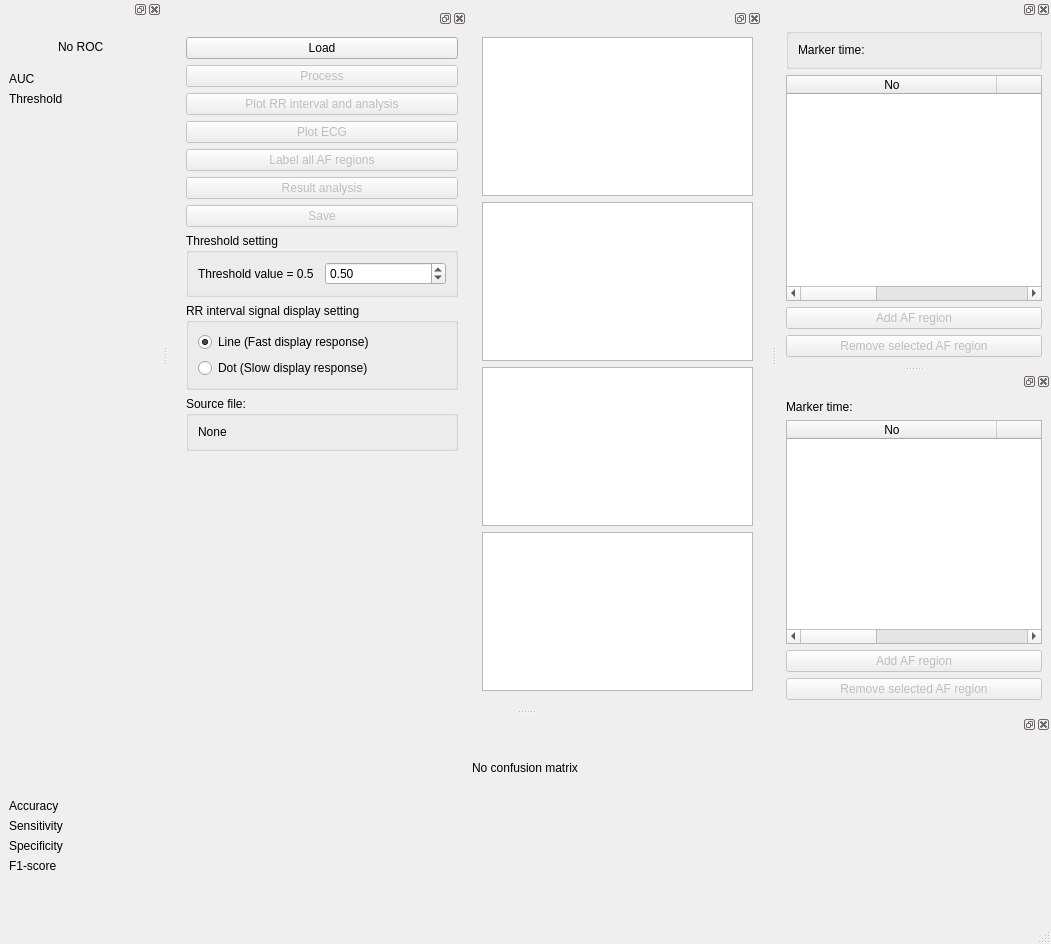
<?xml version="1.0" encoding="UTF-8"?>
<ui version="4.0">
 <class>MainWindow</class>
 <widget class="QMainWindow" name="MainWindow">
  <property name="geometry">
   <rect>
    <x>0</x>
    <y>0</y>
    <width>1051</width>
    <height>944</height>
   </rect>
  </property>
  <property name="windowTitle">
   <string>Atrial fibrillation detection service validation tool</string>
  </property>
  <widget class="QWidget" name="centralwidget">
   <layout class="QHBoxLayout" name="horizontalLayout">
    <item>
     <widget class="QDockWidget" name="controlDock">
      <widget class="QWidget" name="dockWidgetContents_3">
       <layout class="QVBoxLayout" name="verticalLayout_2">
        <item>
         <widget class="QPushButton" name="loadButton">
          <property name="text">
           <string>Load</string>
          </property>
         </widget>
        </item>
        <item>
         <widget class="QPushButton" name="processButton">
          <property name="enabled">
           <bool>false</bool>
          </property>
          <property name="text">
           <string>Process</string>
          </property>
         </widget>
        </item>
        <item>
         <widget class="QPushButton" name="plotButton">
          <property name="enabled">
           <bool>false</bool>
          </property>
          <property name="text">
           <string>Plot RR interval and analysis</string>
          </property>
         </widget>
        </item>
        <item>
         <widget class="QPushButton" name="ecgPlotButton">
          <property name="enabled">
           <bool>false</bool>
          </property>
          <property name="text">
           <string>Plot ECG</string>
          </property>
         </widget>
        </item>
        <item>
         <widget class="QPushButton" name="labelAllAfRegionsButton">
          <property name="enabled">
           <bool>false</bool>
          </property>
          <property name="toolTip">
           <string>&lt;html&gt;&lt;head/&gt;&lt;body&gt;&lt;p&gt;Label all AF regions.&lt;/p&gt;&lt;p&gt;A region will be created whenever the estibated AF probability is over the threshold. &lt;/p&gt;&lt;/body&gt;&lt;/html&gt;</string>
          </property>
          <property name="text">
           <string>Label all AF regions</string>
          </property>
         </widget>
        </item>
        <item>
         <widget class="QPushButton" name="resultAnalysisButton">
          <property name="enabled">
           <bool>false</bool>
          </property>
          <property name="text">
           <string>Result analysis</string>
          </property>
         </widget>
        </item>
        <item>
         <widget class="QPushButton" name="saveButton">
          <property name="enabled">
           <bool>false</bool>
          </property>
          <property name="text">
           <string>Save</string>
          </property>
         </widget>
        </item>
        <item>
         <widget class="QGroupBox" name="groupBox_3">
          <property name="title">
           <string>Threshold setting</string>
          </property>
          <layout class="QHBoxLayout" name="horizontalLayout_2">
           <item>
            <widget class="QLabel" name="threesholdLabel">
             <property name="text">
              <string>Threshold value = 0.5</string>
             </property>
            </widget>
           </item>
           <item>
            <widget class="QDoubleSpinBox" name="threshold">
             <property name="toolTip">
              <string>To update the Threshold value in the graphs, press the 'Plot Data' button. </string>
             </property>
             <property name="maximum">
              <double>1.000000000000000</double>
             </property>
             <property name="singleStep">
              <double>0.010000000000000</double>
             </property>
             <property name="value">
              <double>0.500000000000000</double>
             </property>
            </widget>
           </item>
          </layout>
         </widget>
        </item>
        <item>
         <widget class="QGroupBox" name="groupBox">
          <property name="title">
           <string>RR interval signal display setting</string>
          </property>
          <layout class="QVBoxLayout" name="verticalLayout_8">
           <item>
            <widget class="QRadioButton" name="radioButtonLine">
             <property name="text">
              <string>Line (Fast display response)</string>
             </property>
             <property name="checked">
              <bool>true</bool>
             </property>
            </widget>
           </item>
           <item>
            <widget class="QRadioButton" name="radioButtonDot">
             <property name="text">
              <string>Dot (Slow display response)</string>
             </property>
            </widget>
           </item>
          </layout>
         </widget>
        </item>
        <item>
         <widget class="QGroupBox" name="groupBox_4">
          <property name="title">
           <string>Source file:</string>
          </property>
          <layout class="QHBoxLayout" name="horizontalLayout_6">
           <item>
            <widget class="QLabel" name="loadFilePath">
             <property name="text">
              <string>None</string>
             </property>
            </widget>
           </item>
          </layout>
         </widget>
        </item>
        <item>
         <spacer name="verticalSpacer">
          <property name="orientation">
           <enum>Qt::Vertical</enum>
          </property>
          <property name="sizeHint" stdset="0">
           <size>
            <width>20</width>
            <height>40</height>
           </size>
          </property>
         </spacer>
        </item>
       </layout>
      </widget>
     </widget>
    </item>
    <item>
     <widget class="QDockWidget" name="graphsDock">
      <property name="windowTitle">
       <string/>
      </property>
      <widget class="QWidget" name="dockWidgetContents_4">
       <layout class="QVBoxLayout" name="verticalLayout">
        <item>
         <widget class="PlotWidget" name="graphWidget4">
          <property name="enabled">
           <bool>true</bool>
          </property>
         </widget>
        </item>
        <item>
         <widget class="PlotWidget" name="graphWidget1">
          <property name="enabled">
           <bool>true</bool>
          </property>
         </widget>
        </item>
        <item>
         <widget class="PlotWidget" name="graphWidget2">
          <property name="enabled">
           <bool>true</bool>
          </property>
         </widget>
        </item>
        <item>
         <widget class="PlotWidget" name="graphWidget3">
          <property name="enabled">
           <bool>true</bool>
          </property>
         </widget>
        </item>
       </layout>
      </widget>
     </widget>
    </item>
   </layout>
  </widget>
  <widget class="QStatusBar" name="statusbar"/>
  <widget class="QMenuBar" name="menubar">
   <property name="geometry">
    <rect>
     <x>0</x>
     <y>0</y>
     <width>1051</width>
     <height>25</height>
    </rect>
   </property>
  </widget>
  <widget class="QDockWidget" name="configDock">
   <attribute name="dockWidgetArea">
    <number>2</number>
   </attribute>
   <widget class="QWidget" name="dockWidgetContents">
    <layout class="QVBoxLayout" name="verticalLayout_4">
     <item>
      <widget class="QGroupBox" name="groupBox_2">
       <property name="title">
        <string/>
       </property>
       <layout class="QVBoxLayout" name="verticalLayout_5">
        <item>
         <widget class="QLabel" name="markerTime">
          <property name="text">
           <string>Marker time:</string>
          </property>
         </widget>
        </item>
       </layout>
      </widget>
     </item>
     <item>
      <widget class="QTableWidget" name="rrAfRegionTable">
       <property name="enabled">
        <bool>true</bool>
       </property>
       <attribute name="horizontalHeaderCascadingSectionResizes">
        <bool>true</bool>
       </attribute>
       <attribute name="horizontalHeaderDefaultSectionSize">
        <number>210</number>
       </attribute>
       <attribute name="horizontalHeaderHighlightSections">
        <bool>true</bool>
       </attribute>
       <attribute name="horizontalHeaderStretchLastSection">
        <bool>true</bool>
       </attribute>
       <attribute name="verticalHeaderCascadingSectionResizes">
        <bool>true</bool>
       </attribute>
       <column>
        <property name="text">
         <string>No</string>
        </property>
       </column>
       <column>
        <property name="text">
         <string>Start</string>
        </property>
       </column>
       <column>
        <property name="text">
         <string>Stop</string>
        </property>
       </column>
      </widget>
     </item>
     <item>
      <widget class="QPushButton" name="addAfButton">
       <property name="enabled">
        <bool>false</bool>
       </property>
       <property name="text">
        <string>Add AF region</string>
       </property>
      </widget>
     </item>
     <item>
      <widget class="QPushButton" name="removeAfButton">
       <property name="enabled">
        <bool>false</bool>
       </property>
       <property name="text">
        <string>Remove selected AF region</string>
       </property>
      </widget>
     </item>
    </layout>
   </widget>
  </widget>
  <widget class="QDockWidget" name="ecgRegions">
   <attribute name="dockWidgetArea">
    <number>2</number>
   </attribute>
   <widget class="QWidget" name="dockWidgetContents_2">
    <layout class="QVBoxLayout" name="verticalLayout_3">
     <item>
      <widget class="QLabel" name="ecgMarkerTime">
       <property name="text">
        <string>Marker time:</string>
       </property>
      </widget>
     </item>
     <item>
      <widget class="QTableWidget" name="ecgAfRegionTable">
       <attribute name="horizontalHeaderCascadingSectionResizes">
        <bool>true</bool>
       </attribute>
       <attribute name="horizontalHeaderDefaultSectionSize">
        <number>210</number>
       </attribute>
       <attribute name="horizontalHeaderHighlightSections">
        <bool>true</bool>
       </attribute>
       <attribute name="horizontalHeaderStretchLastSection">
        <bool>true</bool>
       </attribute>
       <attribute name="verticalHeaderCascadingSectionResizes">
        <bool>true</bool>
       </attribute>
       <column>
        <property name="text">
         <string>No</string>
        </property>
       </column>
       <column>
        <property name="text">
         <string>Start</string>
        </property>
       </column>
       <column>
        <property name="text">
         <string>Stop</string>
        </property>
       </column>
      </widget>
     </item>
     <item>
      <widget class="QPushButton" name="addEcgAfButton">
       <property name="enabled">
        <bool>false</bool>
       </property>
       <property name="text">
        <string>Add AF region</string>
       </property>
      </widget>
     </item>
     <item>
      <widget class="QPushButton" name="removeEcgAfButton">
       <property name="enabled">
        <bool>false</bool>
       </property>
       <property name="text">
        <string>Remove selected AF region</string>
       </property>
      </widget>
     </item>
    </layout>
   </widget>
  </widget>
  <widget class="QDockWidget" name="inferencePerformance">
   <attribute name="dockWidgetArea">
    <number>8</number>
   </attribute>
   <widget class="QWidget" name="dockWidgetContents_5">
    <layout class="QVBoxLayout" name="verticalLayout_6">
     <item>
      <widget class="QWidget" name="widget" native="true">
       <property name="minimumSize">
        <size>
         <width>0</width>
         <height>50</height>
        </size>
       </property>
       <layout class="QHBoxLayout" name="horizontalLayout_3">
        <item>
         <widget class="QLabel" name="cmView">
          <property name="sizePolicy">
           <sizepolicy hsizetype="Fixed" vsizetype="Fixed">
            <horstretch>0</horstretch>
            <verstretch>0</verstretch>
           </sizepolicy>
          </property>
          <property name="text">
           <string>No confusion matrix</string>
          </property>
         </widget>
        </item>
       </layout>
      </widget>
     </item>
     <item>
      <widget class="QLabel" name="accuracyLabel">
       <property name="text">
        <string>Accuracy</string>
       </property>
      </widget>
     </item>
     <item>
      <widget class="QLabel" name="sensitivityLabel">
       <property name="text">
        <string>Sensitivity</string>
       </property>
      </widget>
     </item>
     <item>
      <widget class="QLabel" name="specificityLabel">
       <property name="text">
        <string>Specificity</string>
       </property>
      </widget>
     </item>
     <item>
      <widget class="QLabel" name="f1Label">
       <property name="text">
        <string>F1-score</string>
       </property>
      </widget>
     </item>
     <item>
      <spacer name="verticalSpacer_2">
       <property name="orientation">
        <enum>Qt::Vertical</enum>
       </property>
       <property name="sizeHint" stdset="0">
        <size>
         <width>20</width>
         <height>40</height>
        </size>
       </property>
      </spacer>
     </item>
    </layout>
   </widget>
  </widget>
  <widget class="QDockWidget" name="rocDock">
   <attribute name="dockWidgetArea">
    <number>1</number>
   </attribute>
   <widget class="QWidget" name="dockWidgetContents_6">
    <layout class="QVBoxLayout" name="verticalLayout_7">
     <item>
      <widget class="QWidget" name="widget_2" native="true">
       <layout class="QHBoxLayout" name="horizontalLayout_5">
        <item>
         <spacer name="horizontalSpacer">
          <property name="orientation">
           <enum>Qt::Horizontal</enum>
          </property>
          <property name="sizeHint" stdset="0">
           <size>
            <width>40</width>
            <height>20</height>
           </size>
          </property>
         </spacer>
        </item>
        <item>
         <widget class="QLabel" name="rocView">
          <property name="text">
           <string>No ROC</string>
          </property>
         </widget>
        </item>
        <item>
         <spacer name="horizontalSpacer_2">
          <property name="orientation">
           <enum>Qt::Horizontal</enum>
          </property>
          <property name="sizeHint" stdset="0">
           <size>
            <width>40</width>
            <height>20</height>
           </size>
          </property>
         </spacer>
        </item>
       </layout>
      </widget>
     </item>
     <item>
      <widget class="QLabel" name="aucLabel">
       <property name="text">
        <string>AUC</string>
       </property>
      </widget>
     </item>
     <item>
      <widget class="QLabel" name="thresholdLabel">
       <property name="text">
        <string>Threshold</string>
       </property>
      </widget>
     </item>
     <item>
      <spacer name="verticalSpacer_3">
       <property name="orientation">
        <enum>Qt::Vertical</enum>
       </property>
       <property name="sizeHint" stdset="0">
        <size>
         <width>20</width>
         <height>40</height>
        </size>
       </property>
      </spacer>
     </item>
    </layout>
   </widget>
  </widget>
 </widget>
 <customwidgets>
  <customwidget>
   <class>PlotWidget</class>
   <extends>QGraphicsView</extends>
   <header>pyqtgraph</header>
   <container>1</container>
  </customwidget>
 </customwidgets>
 <resources/>
 <connections/>
</ui>
